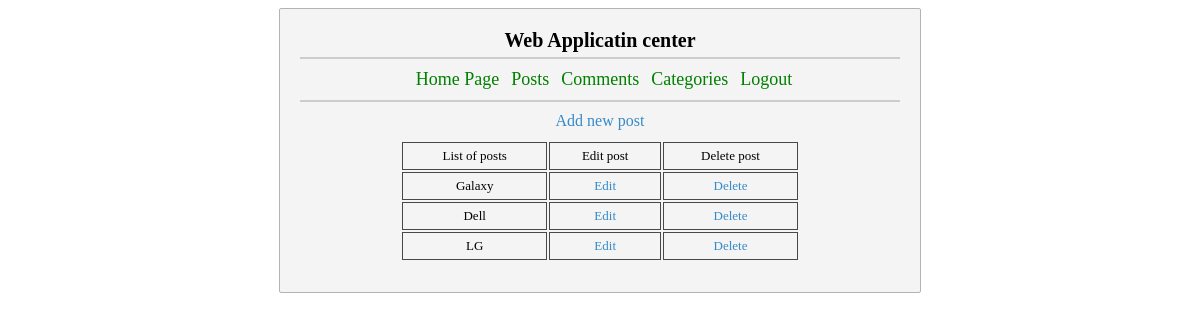
The app's page /admin/posts.php (signed in) with its own data.
### tables this page shows
CREATE TABLE IF NOT EXISTS `posts` (
  `id` int(11) NOT NULL AUTO_INCREMENT,
  `post_title` text NOT NULL,
  `post_text` longtext NOT NULL,
  `post_cat` int(11) NOT NULL,
  PRIMARY KEY (`id`)
);

### admin/posts.php (the view, shortened to what this page needs)
<?php
global $db;
?>
<!doctype html>
<html lang="en">
<head>
    <link rel="stylesheet" href="styles.css" type="text/css">
</head>
<body>
<div class="admin">
    <h2>Web Applicatin center</h2>
    <div class="top-menu">
        <ul>
            <li><a href="index.php">Home Page</a></li>
            <li><a href="posts.php">Posts</a></li>
            <li><a href="comments.php">Comments</a></li>
            <li><a href="cats.php">Categories</a></li>
            <li><a href="logout.php">Logout</a></li>
        </ul>
    </div>
    <div style="padding-top: 10px">
        <a href="add-new-post.php">Add new post</a>
    </div>
    <table>
        <tr>
            <td>List of posts</td>
            <td>Edit post</td>
            <td>Delete post</td>
        </tr>
        <?php
        $get_posts = mysqli_query($db, "SELECT * FROM posts");
        while ($row = mysqli_fetch_assoc($get_posts)) {
            ?>
            <tr>
                <td><?php echo $row['post_title'] ?></td>
                <td><a href="edit-post.php?post-id=<?php echo $row['id'] ?>">Edit
                <td><a href="actions/delete-post.php?post-id=<?php echo $row['id'] ?>" onclick="return confirm('Do you want to delete the post')">Delete</a></td>
            </tr>
            <?php
        }
        ?>
    </table>
</div>
</body>
</html>

### admin/styles.css (style rules this page uses)
body { direction: ltr; }
.admin table { width: 400px; margin: 10px auto; font-family: tahoma; }
.admin a { color: #358ac8; text-decoration: none; font-family: tahoma; direction:ltr; text-align:ltr; }
.admin table tr td { border: 1px solid #484848; padding: 5px; font-size: 13px; }
.admin { text-align: center; width: 600px; margin: 0 auto; background-color: #f4f4f4; padding: 20px; border: 1px solid #b3b3b3; border-radius: 2px; }
.admin h2 { padding: 0 0 5px 0; margin: 0; font-size: 20px; border-bottom: 2px solid #ccc; }
.admin .top-menu ul { padding: 0 0 10px 0; margin: 10px 0 0 0; border-bottom: 2px solid #ccc; }
.admin .top-menu ul li { padding-left: 8px; display: inline-block; direction: ltr; font-family: tahoma; font-size: 14px; }
.admin .top-menu ul li a { color: green; font-size:18px; }

### records on screen
posts: post_title "Galaxy"
posts: post_title "Dell"
posts: post_title "LG"
